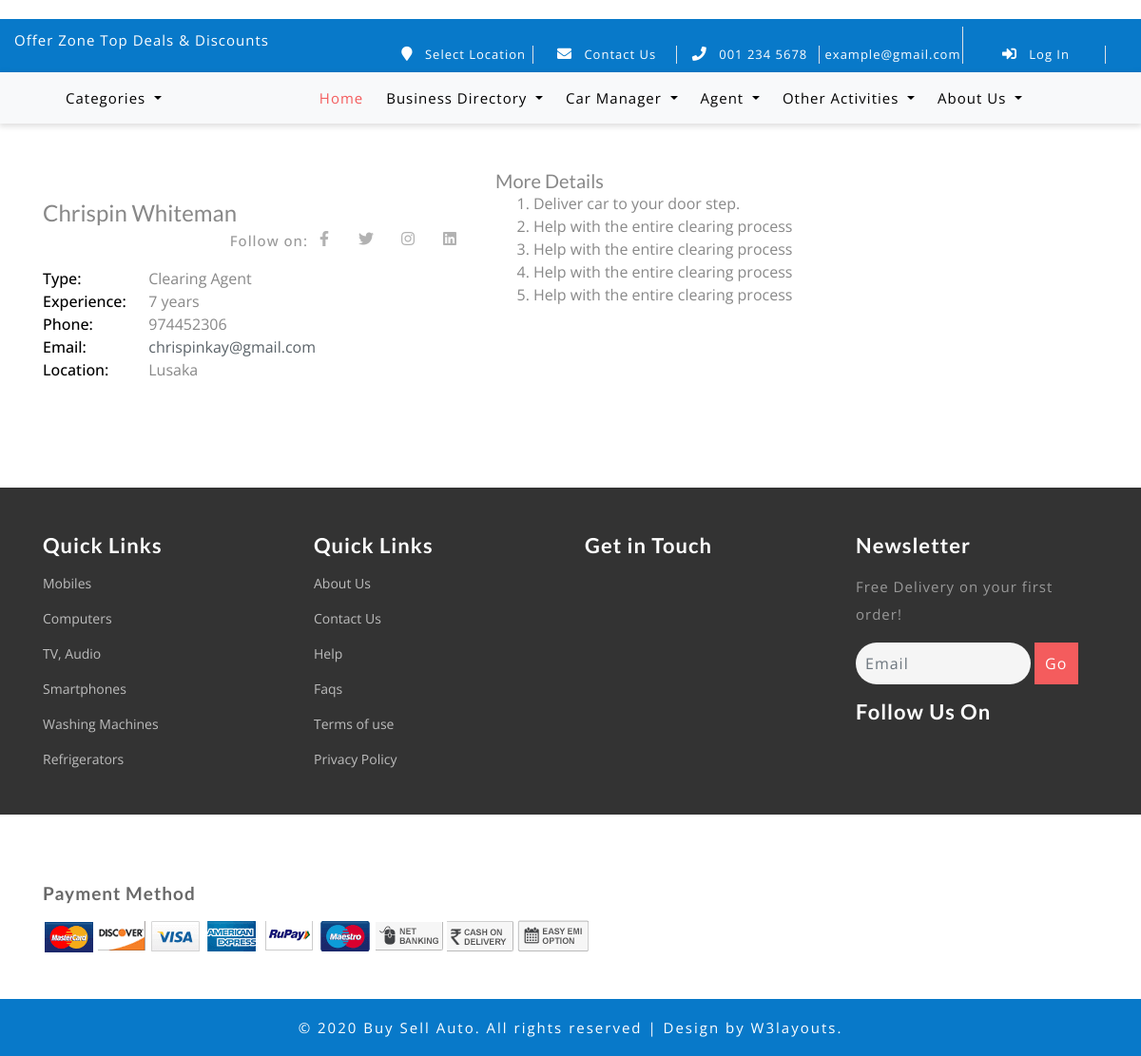
The app's page /agents/details/2/ with its own data.
### agents/models.py (models this page shows, shortened)
class Agent(models.Model):
    is_agent_model = models.BooleanField(default=True, editable=False)
    user = models.OneToOneField(User, on_delete=models.CASCADE)
    company_name = models.CharField('Company Name', max_length=200, default='N/A')
    agent_type = models.ForeignKey(AgentType, default='', on_delete=models.CASCADE)
    experience = models.CharField('Experiance', max_length=200, default='')
    description = HTMLField(help_text='Services offered...')
    class Meta:
        verbose_name_plural = 'Agents'
        verbose_name = 'Agent'

class AgentType(models.Model):
    agent_type = models.CharField('Agent Type', max_length=200)
    def __str__(self):
        return self.agent_type
    class Meta:
        verbose_name_plural = 'Agent Types'
        verbose_name = 'Agent Type'

### store/models.py (models this page shows, shortened)
class User(AbstractUser):
    is_agent = models.BooleanField(default=False)
    is_employee = models.BooleanField(default=False)
    portfolio_site = models.URLField(blank=True)
    phone = models.CharField(max_length=60, blank=True, null=True)
    country = models.CharField('Country', max_length=60, blank=True, null=True)
    city = models.CharField('City', max_length=60, blank=True, null=True)
    postal_code = models.CharField('Postal Code', max_length=60, blank=True, null=True)
    address = models.CharField(max_length=60, blank=True, null=True)
    picture = models.ImageField(upload_to="users/pictures/%Y/%m/%d'", blank=True, null=True)
    email = models.EmailField(blank=True, null=True)
    username_validator = ASCIIUsernameValidator()
    def get_full_name(self):
        full_name = self.username
        if self.first_name and self.last_name:
            full_name = self.first_name + " " + self.last_name
        return full_name

### agents/views.py (the view)
# urls.py: path('agents/details/<int:pk>/', views.agents_details, name='agents_details'),
def agents_details(request, pk):
    agent_details = Agent.objects.get(user__id=pk)
    return render(request, 'agents/agents_details.html',
                  {
                      'agent_details': agent_details,
                  })

### store/templates/agents/agents_details.html (shortened to what this page needs)
{% extends 'store/base.html' %}
{% load static %}
{% block content %}
    <link rel="stylesheet" href="https://cdnjs.cloudflare.com/ajax/libs/font-awesome/5.12.1/css/all.min.css"
/>
    <div class="container">
        <div class="row">
            <div class="col-lg-5 col-md-6">
                <div class="mb-2">
                </div>
                <h4 class="font-weight-normal">{{ agent_details.user.get_full_name | capfirst }}</h4>
                <div class="mb-2 d-flex">
                    <br>
                    <div class="social d-flex ml-auto">
                        <p class="font-weight-normal">Follow on:</p>
                        <a href="#" class="text-muted mr-1">
                            <i class="fab fa-facebook-f"></i>
                        </a>
                        <a href="#" class="text-muted mr-1">
                            <i class="fab fa-twitter"></i>
                        </a>
                        <a href="#" class="text-muted mr-1">
                            <i class="fab fa-instagram"></i>
                        </a>
                        <a href="#" class="text-muted">
                            <i class="fab fa-linkedin"></i>
                        </a>
                    </div>
                </div>
                <div class="mb-3">
                    <ul class="list-unstyled">
                        <li class="media">
                            <span class="w-25 text-black font-weight-normal">Type:</span>
                            <label class="media-body">{{ agent_details.agent_type }}</label>
                        </li>
                        <li class="media">
                            <span class="w-25 text-black font-weight-normal">Experience: </span>
                            <label class="media-body">{{ agent_details.experience }}</label>
                        </li>
                        <li class="media">
                            <span class="w-25 text-black font-weight-normal">Phone: </span>
                            <label class="media-body">{{ agent_details.user.phone }}</label>
                        </li>
                        <li class="media">
                            <span class="w-25 text-black font-weight-normal">Email: </span>
                            <label class="media-body">
                                <a href="mail_to://{{ agent_details.user.email }}"
                                   style="color: #5a6268">{{ agent_details.user.email }}
                                </a></label>
                        </li>
                        <li class="media">
                            <span class="w-25 text-black font-weight-normal">Location: </span>
                            <label class="media-body">{{ agent_details.user.address }}</label>
                        </li>
                    </ul>
                </div>
            </div>
            <div class="col-lg-7 col-md-6 pl-xl-3">
                <h5 class="font-weight-normal">More Details</h5>
                <p>{{ agent_details.description | safe }}</p>
            </div>
        </div>
    </div>
{% endblock %}

### store/static/store/css/style.css (style rules this page uses)
html, body { margin: 0; font-size: 100%; background: #fff; font-family: 'Open Sans', sans-serif; }
h1, h2, h3, h4, h5, h6 { margin: 0; font-family: 'Lato', sans-serif; }
p { margin: 0; letter-spacing: 1px; font-size: 15px; line-height: 1.9; color: #999; font-family: 'Open Sans', sans-serif; }
ul { margin: 0; padding: 0; }
label { margin: 0; }
.social a { position: relative; display: inline-block; width: 34px; height: 34px; border-radius: 50%; -webkit-border-radius: 50%; -moz-border-radius: 50%; -o-border-radius: 50%; -ms-border-radius: 50%; text-align: center; }

### store/templates/agents/agents_details.html (style rules this page uses)
body { color: #888888; margin-top: 20px; }
.media { display: -webkit-box; display: -ms-flexbox; display: flex; -webkit-box-align: start; -ms-flex-align: start; align-items: flex-start; }
.media-body { -webkit-box-flex: 1; -ms-flex: 1; flex: 1; }
.text-black { color: #000000; }
.font-weight-normal { font-weight: 500 !important; }
.w-25 { width: 25% !important; }
.text-muted { color: #b2b2b2 !important; }
.mr-1, .mx-1 { margin-right: 0.625rem !important; }

### records on screen
Agent: user.get_full_name "Chrispin Whiteman", agent_type "Clearing Agent", experience "7 years", user.phone "974452306", user.email "chrispinkay@gmail.com", user.address "Lusaka", description "Deliver car to your door step. Help with the entire clearing process Help with the entire clearing process Help with the entire clearing process Help with the entire clearing process"
